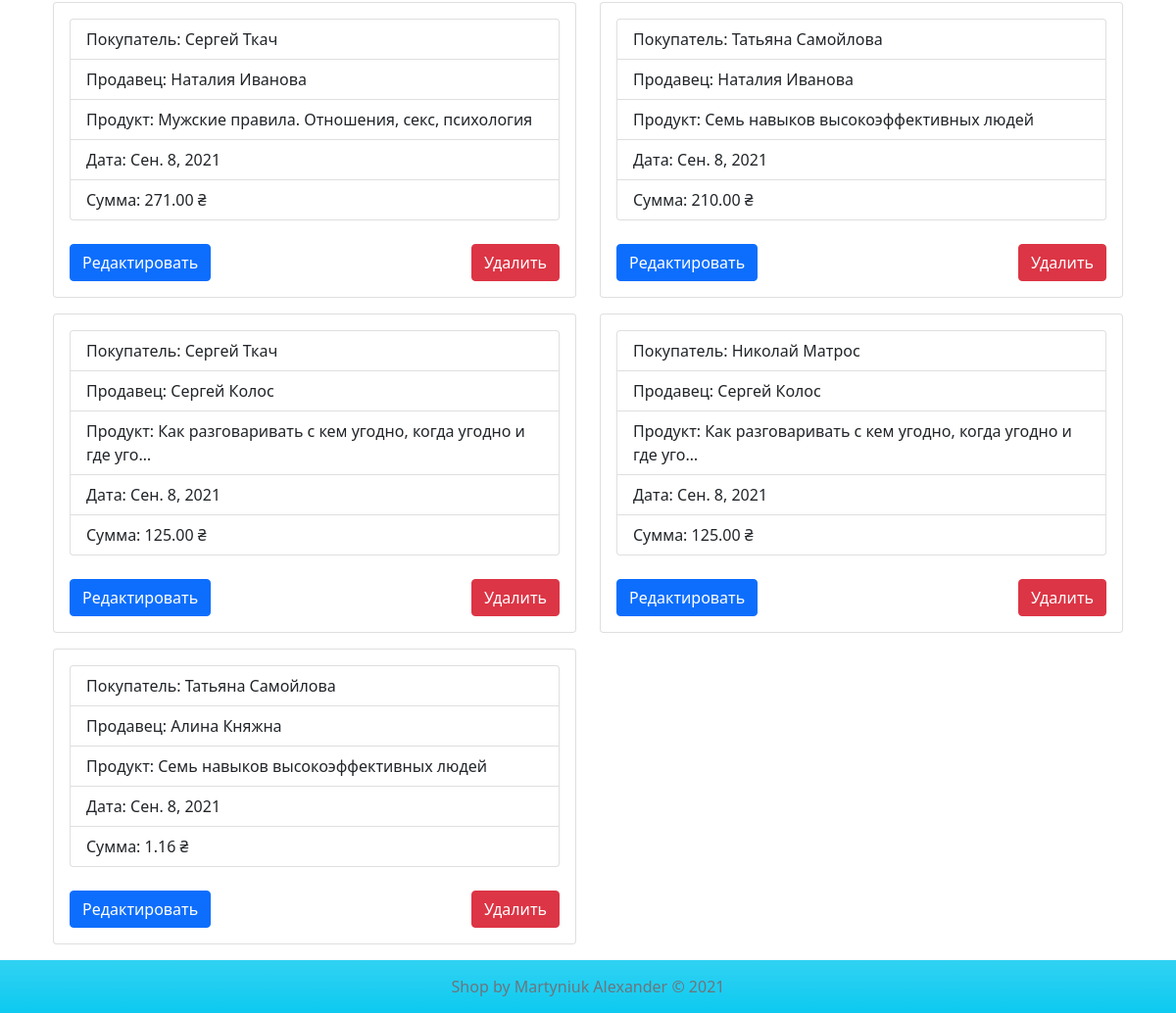
The app's page /order (lower part), older data.
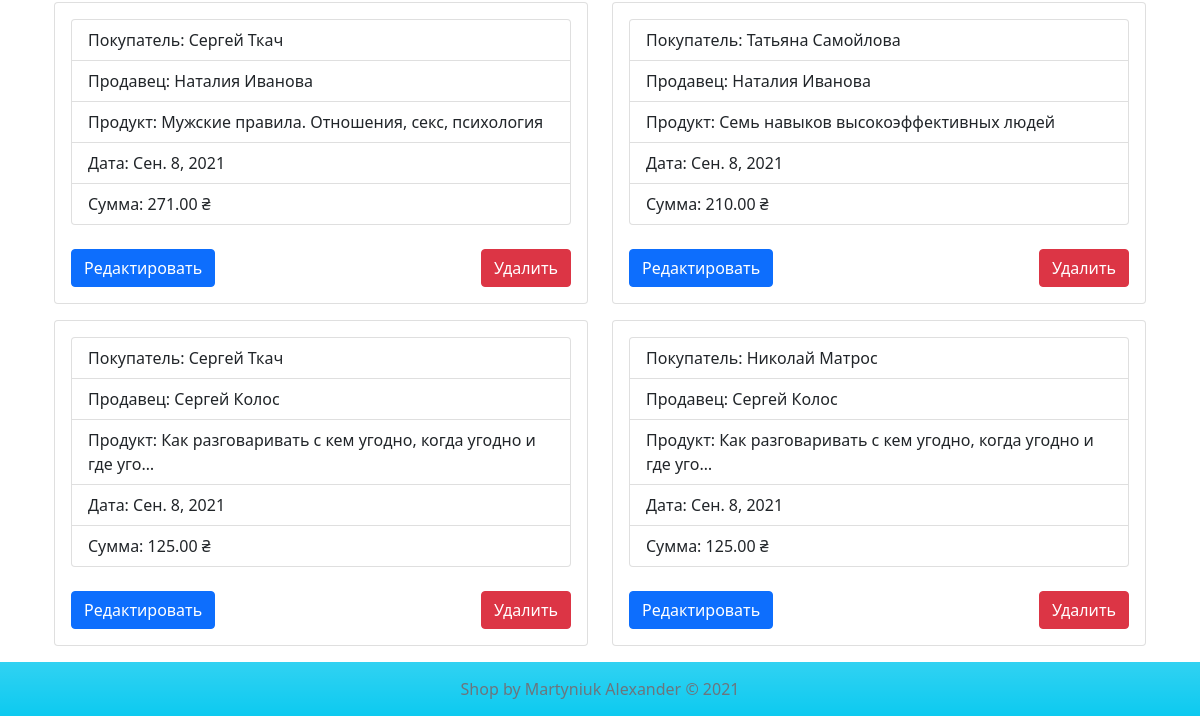
The same page, newer data.
### app/models.py (models this page shows)
class Order(models.Model):
    customer = models.ForeignKey(
        'Customer',
        on_delete=models.CASCADE,
        related_name='orders',
        related_query_name='order',
        verbose_name='Покупатель'
    )
    seller = models.ForeignKey(
        'Seller',
        on_delete=models.CASCADE,
        related_name='orders',
        related_query_name='order',
        verbose_name='Продавец'
    )
    product = models.ForeignKey(
        'Product',
        on_delete=models.CASCADE,
        related_name='orders',
        related_query_name='order',
        verbose_name='Продукт'
    )
    date = models.DateField(auto_now_add=True, verbose_name='Дата заказа')
    total = models.DecimalField(max_digits=19, decimal_places=2, default=0, verbose_name='Сумма продажи')
    class Meta:
        verbose_name = 'Заказ'
        verbose_name_plural = 'Заказы'

class Customer(models.Model):
    first_name = models.CharField(max_length=64, blank=False, verbose_name='Имя')
    last_name = models.CharField(max_length=64, blank=False, verbose_name='Фамилия')
    email = models.EmailField(max_length=64, blank=True, null=True, verbose_name='Почта')
    phone = models.CharField(max_length=32, blank=False, verbose_name='Номер телефона')
    class Meta:
        verbose_name = 'Покупатель'
        verbose_name_plural = 'Покупатели'
    def __str__(self):
        return f'{self.first_name} {self.last_name}'

class Seller(models.Model):
    POSITION_CHOICES = [
        (0, 'Продавец'),
        (1, 'Старший продавец'),
        (2, 'Руководитель отдела продаж')
    ]
    first_name = models.CharField(max_length=64, blank=False, verbose_name='Имя')
    last_name = models.CharField(max_length=64, blank=False, verbose_name='Фамилия')
    email = models.EmailField(max_length=64, blank=True, null=True, verbose_name='Почта')
    phone = models.CharField(max_length=32, blank=False, verbose_name='Номер телефона')
    date = models.DateField(blank=False, verbose_name='Дата контракта')
    position = models.IntegerField(
        blank=False,
        choices=POSITION_CHOICES,
        default=0,
        verbose_name='Должность'
    )
    class Meta:
        verbose_name = 'Продавец'
        verbose_name_plural = 'Продавцы'
    def __str__(self):
        return f'{self.first_name} {self.last_name}'

class Product(models.Model):
    name = models.CharField(max_length=64, blank=False, verbose_name='Наименование')
    description = models.TextField(blank=True, default='', verbose_name='Описание')
    image = models.ImageField(upload_to='product_images/%Y/%m/%d', verbose_name='Изображение')
    stock = models.IntegerField(blank=True, default=0, verbose_name='В наличии (шт)')
    price = models.DecimalField(max_digits=19, decimal_places=2, default=0, verbose_name='Цена')
    class Meta:
        verbose_name = 'Продукт'
        verbose_name_plural = 'Продукты'
    def __str__(self):
        return self.name

### app/views.py (the view, shortened to what this page needs)
# urls.py: path('order', order, name="order_list"),
def order(request):
    order_list = Order.objects.all()
    return render(
        request, 'site_items/order.html',
        {
            'order_list': order_list,
            'title': 'Заказы'
        }
    )

### templates/site_items/order.html (shortened to what this page needs)
{% extends 'partials/base.html' %}
{% block content %}
    <div class="container mt-3">
        <div class="row">
            {% for order in order_list %}
                <div class="col-md-6">
                    <div class="card mt-3">
                        <div class="card-body">
                            <ul class="list-group">
                                <li class="list-group-item">Покупатель: {{ order.customer }}</li>
                                <li class="list-group-item">Продавец: {{ order.seller }}</li>
                                <li class="list-group-item">Продукт: {{ order.product|truncatechars:55 }}</li>
                                <li class="list-group-item">Дата: {{ order.date }}</li>
                                <li class="list-group-item">Сумма: {{ order.total }} &#8372</li>
                            </ul>
                            <div class="d-flex justify-content-between">
                                <form action="{% url 'update_item_order' order.id %}" method="get" class="mt-4"
                                      style="">
                                    <button class="btn btn-primary">Редактировать</button>
                                </form>
                                <form action="{% url 'order_list' %}" method="post" class="mt-4">
                                    <button class="btn btn-danger">Удалить</button>
                                </form>
                            </div>
                        </div>
                    </div>
                </div>
            {% endfor %}
        </div>
    </div>
{% endblock %}

Row changes from the older to the newer data that the page shows:
removed Order: customer "Татьяна Самойлова", seller "Алина Княжна", product "Семь навыков высокоэффективных людей", date "Сен. 8, 2021", total "1.16"
